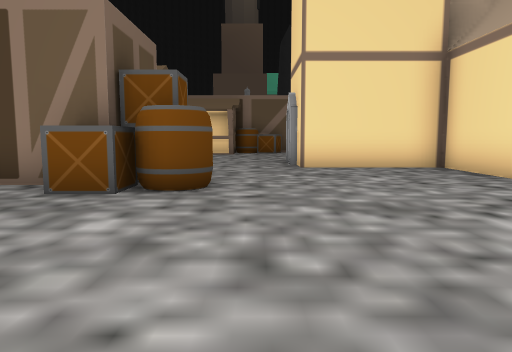
[1] (above)

24 first-person views from a walk through a scene from a Unity 3-D project. The camera is 1.3 m above the floor, tilts 6° down and sees 70° across. The floor is counted in squares, 2 m on a side. Each view is taken from the middle of a square. On the plan, view 1 faces up. The plan holds only what a view shows up to about 11 squares ahead; the rest is blank. The place goes on beyond the plan. The player character is not drawn. Some animated figures are not drawn.

[2]
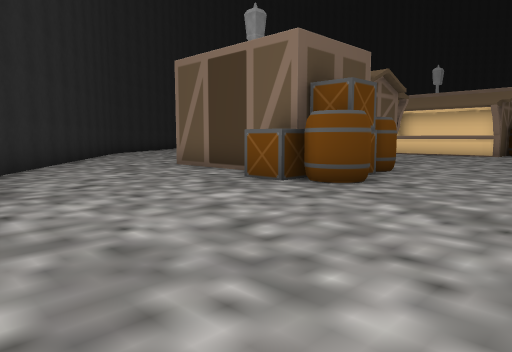

[3]
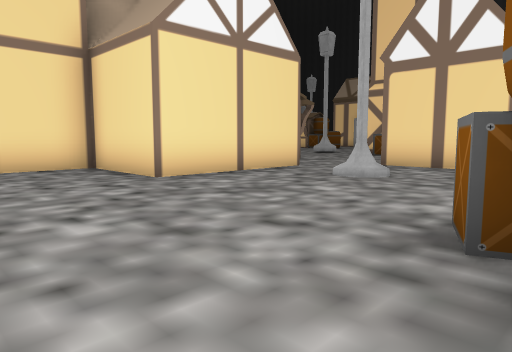

[4]
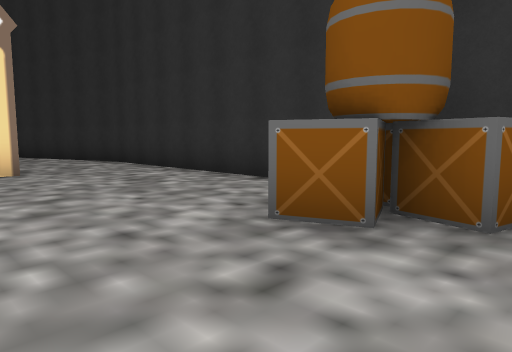

[5]
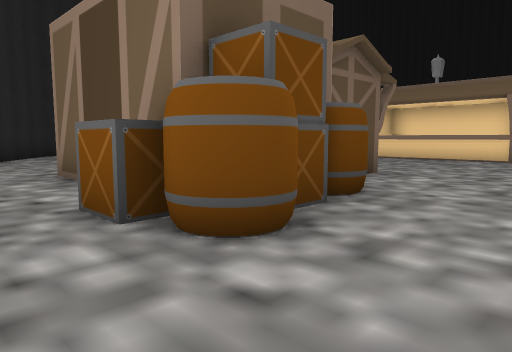

[6]
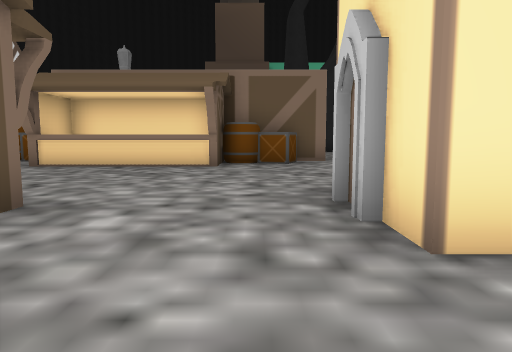

[7]
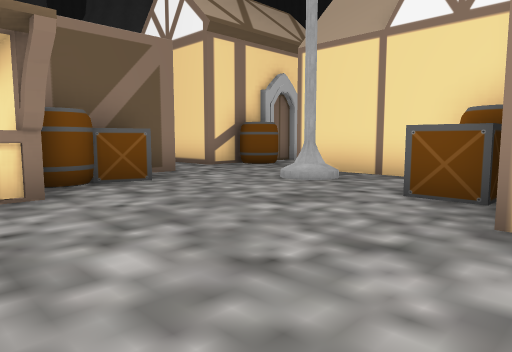

[8]
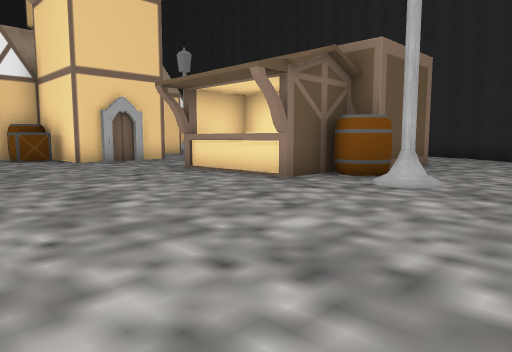

[9]
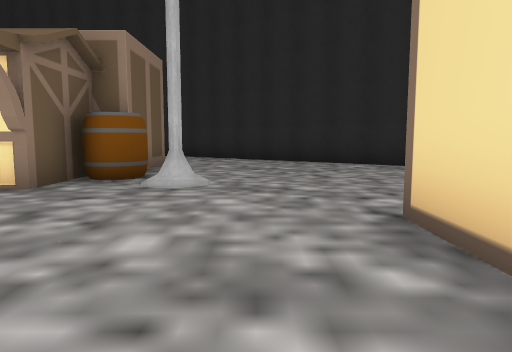

[10]
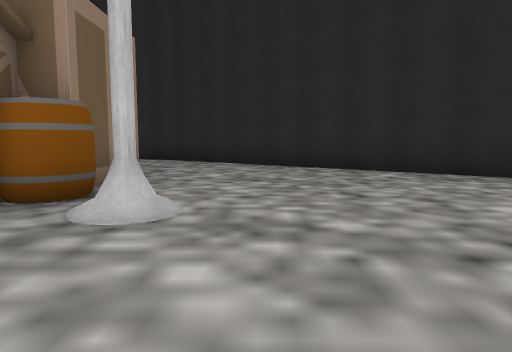

[11]
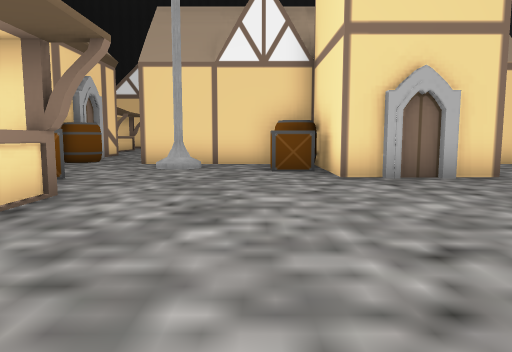

[12]
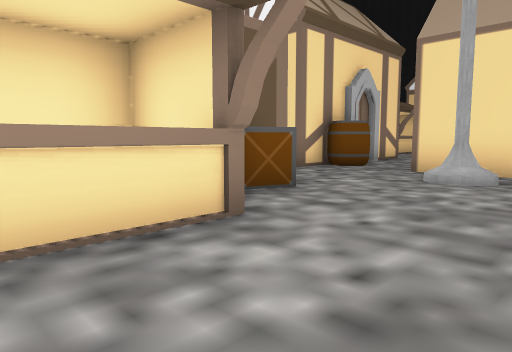

[13]
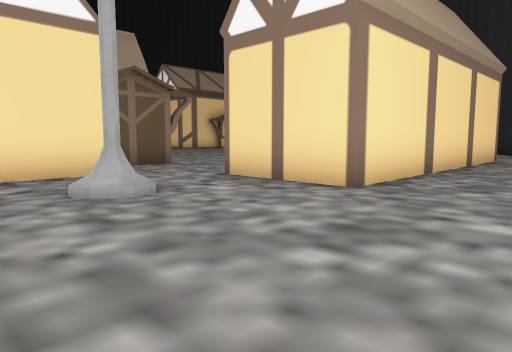

[14]
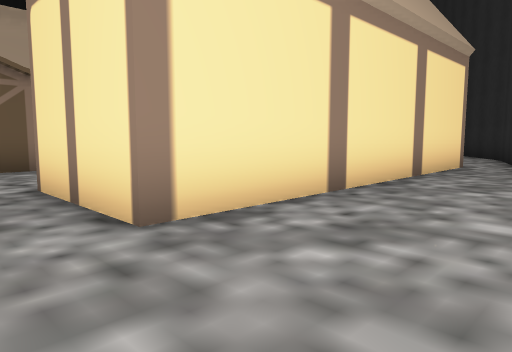

[15]
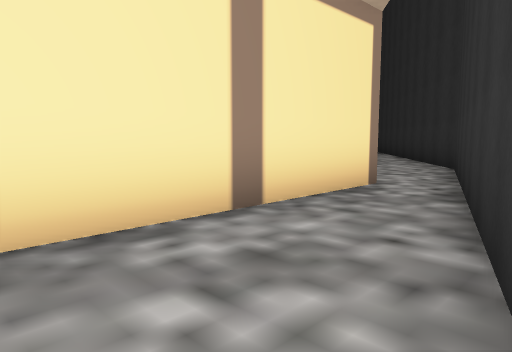

[16]
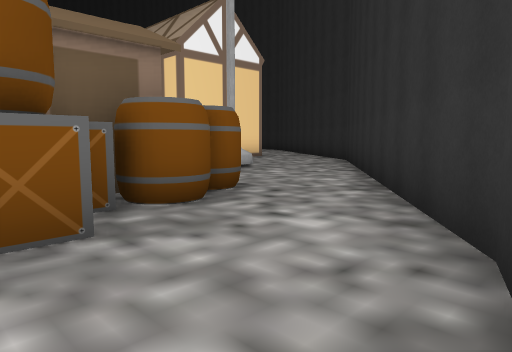

[17]
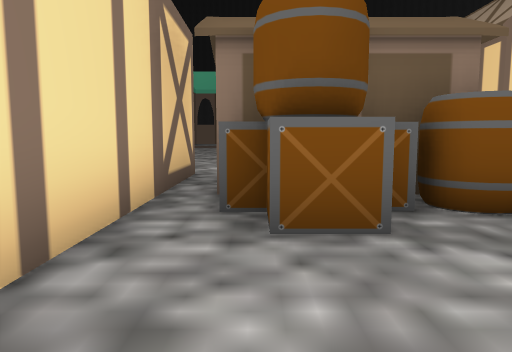

[18]
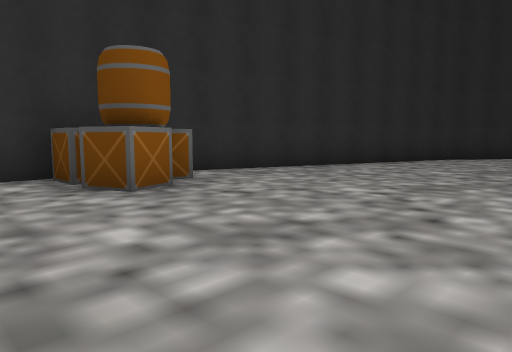

[19]
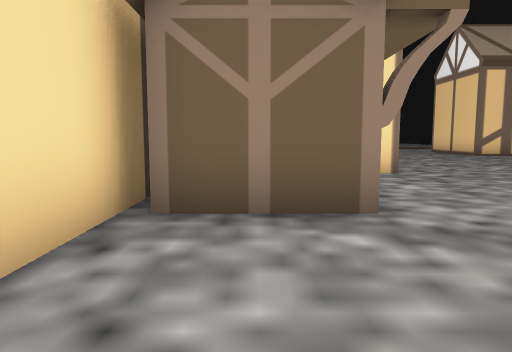

[20]
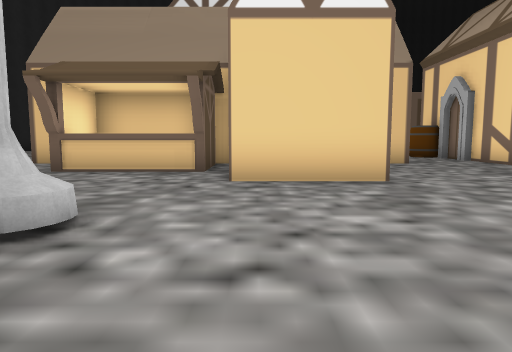

[21]
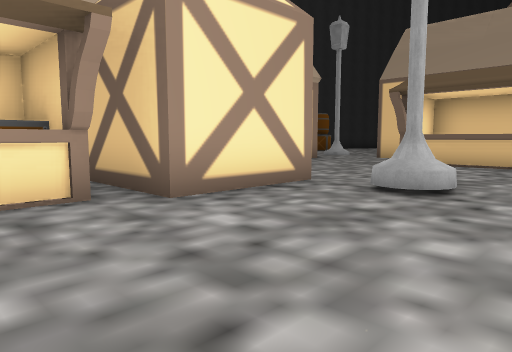

[22]
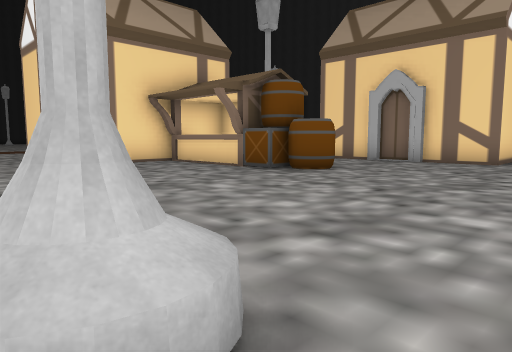

[23]
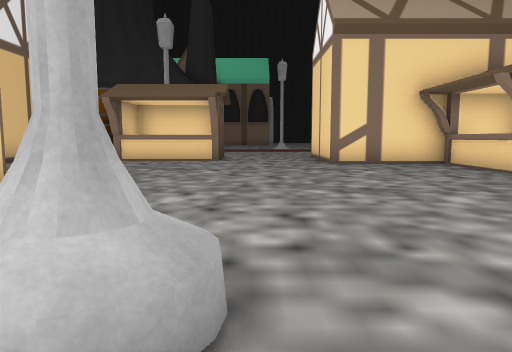

[24]
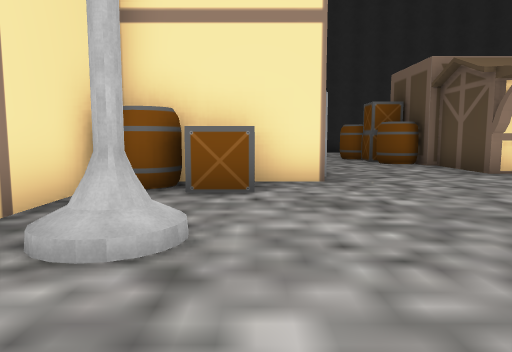

### Floor plan
Key: @ floor where view 1 was taken; # wall or solid block; . floor; ^ raised ledge; H house; C crate; B barrel; O other object.
Columns run from 12 left of view 1 to 26 right of it. Each row starts with its distance up from view 1.
 21                             ..
 20                 H           .H
 19                 H   H O####..H
 18                .HHHHH   .....HHHHH
 17               #.BB#HH.  .....HHH##
 16       C#####BC......... ........^#
 15       .#####.C..................^
 14    ............#HHHH............C  .#
 13    .............HHH    H........B...#
 12   H.............H H   HH............#
 11   H...........CCBHH   HH............#
 10   ...........#HHHHHH###.............##
  9   ...#.#^^...#  HHHH# ^...^^.......
  8  .....B###...HHHHHHH# ^.........     ..
  7 .......OOOBB....HHHH.##....####    .^..
  6 #......O  CC....HHHH.....    #CC  .....
  5 ##.....OOOCB............     #CC#B...##
  4  ##...................#      #CCB...##
  3   ###..............#..#      #.....##
  2     ##................########...###
  1      ###........C..............###
  0        #####@..BB...........####
 -1            ####CC........####
 -2                  #########

Positions as (right, up) in squares from view 1, and headings:
1: (0, 0), facing up
2: (2, 0), facing up-left
3: (1, 0), facing up-right
4: (2, 3), facing down-right
5: (1, 3), facing up-left
6: (0, 6), facing up
7: (-2, 10), facing up-right
8: (-9, 14), facing down-right
9: (-8, 14), facing down
10: (-8, 12), facing down
11: (-5, 12), facing right
12: (-3, 12), facing up-right
13: (5, -1), facing up-right
14: (8, -1), facing up-right
15: (12, -1), facing up-right
16: (18, 1), facing up-right
17: (18, 1), facing up
18: (6, 5), facing down-left
19: (9, 4), facing up
20: (17, 11), facing left
21: (19, 11), facing down-left
22: (14, 8), facing up-right
23: (15, 8), facing up
24: (2, 16), facing down
